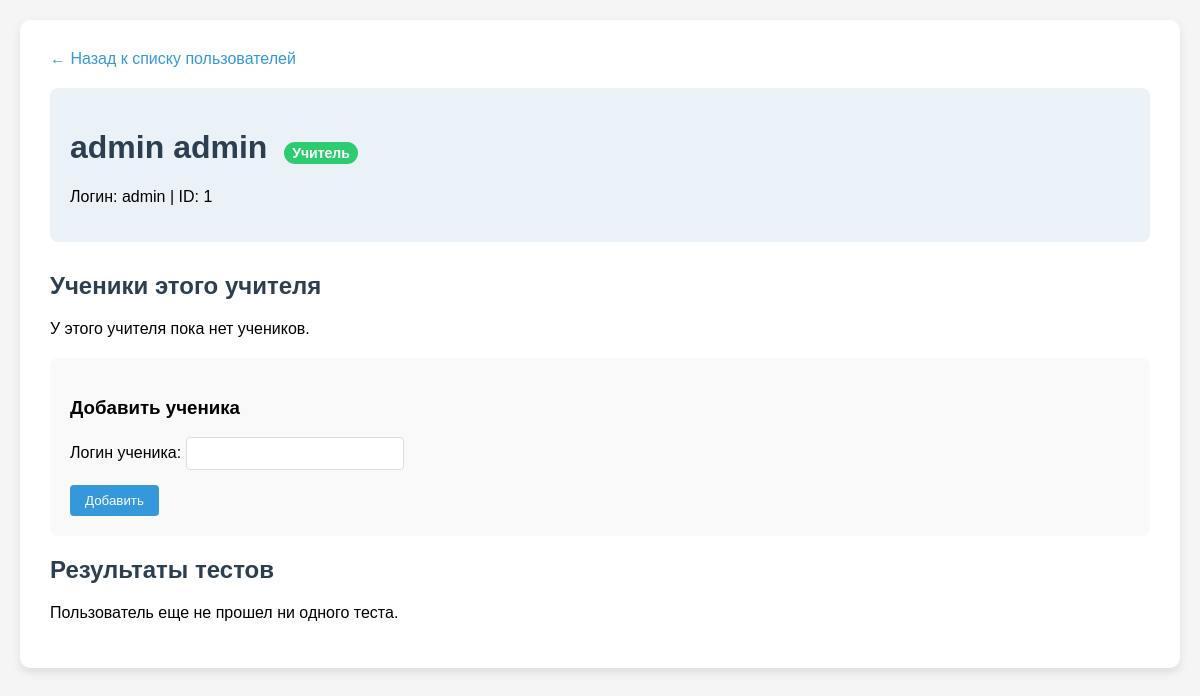
The app's page /admin/view-user/1 (signed in), older data.
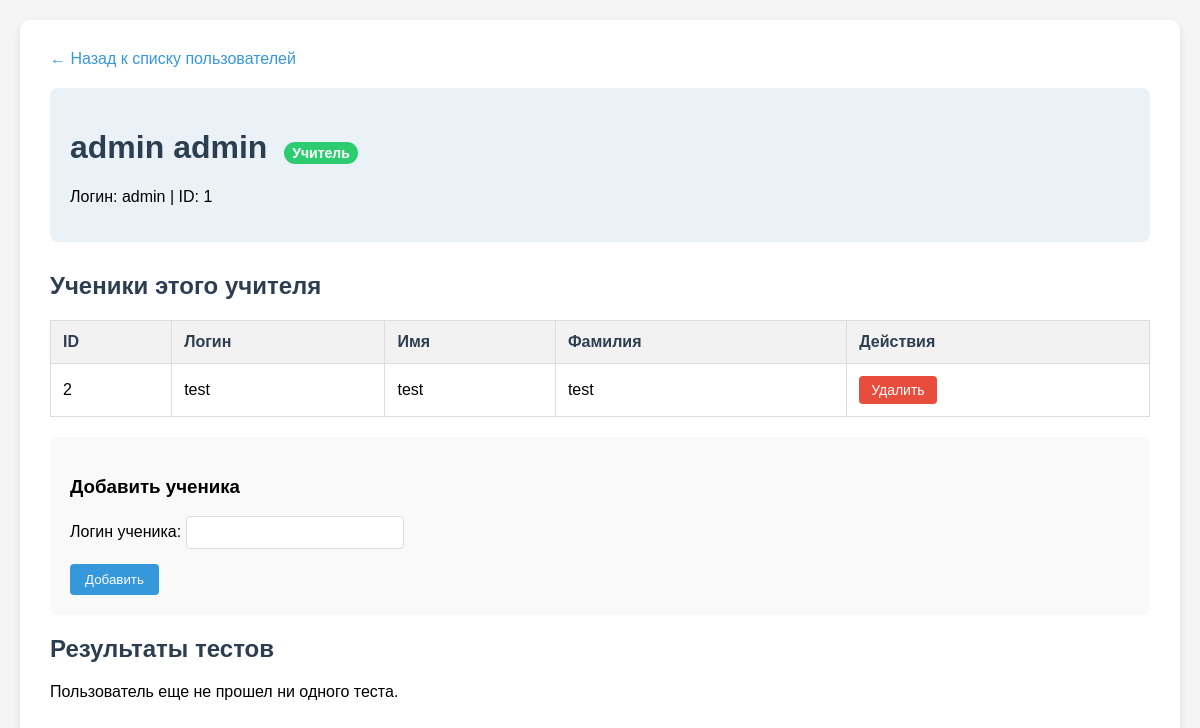
The same page, newer data.
### tables this page shows
CREATE TABLE users (id INTEGER PRIMARY KEY AUTOINCREMENT, username TEXT UNIQUE NOT NULL, name TEXT, surname TEXT, password TEXT NOT NULL);

### app.py (the view)
@app.route('/admin/view-user/<int:user_id>')
def admin_view_user(user_id):
    if not is_admin():
        flash('Доступ запрещен', 'error')
        return redirect(url_for('home'))
    conn = sqlite3.connect(DB_PATH)
    cursor = conn.cursor()
    cursor.execute("SELECT id, username, name, surname FROM users WHERE id = ?", (user_id,))
    user = cursor.fetchone()
    if not user:
        flash('Пользователь не найден', 'error')
        return redirect(url_for('admin_panel'))
    user_info = {'id': user[0], 'username': user[1], 'name': user[2], 'surname': user[3], 'is_teacher': is_user_teacher(user_id)}
    students = []
    if user_info['is_teacher']:
        cursor.execute("SELECT u.id, u.username, u.name, u.surname FROM teacher_students ts JOIN users u ON ts.student_id = u.id WHERE ts.teacher_id = ?", (user_id,))
        students = [{'id': row[0], 'username': row[1], 'name': row[2], 'surname': row[3]} for row in cursor.fetchall()]
    cursor.execute("SELECT a.id, a.test_id, a.score, a.timestamp, t.time FROM attempts a JOIN tests t ON a.test_id = t.id WHERE a.user_id = ? ORDER BY a.timestamp DESC", (user_id,))
    attempts = [{'id': row[0], 'test_id': row[1], 'score': row[2], 'timestamp': row[3], 'time': row[4]} for row in cursor.fetchall()]
    conn.close()
    return render_template('admin_user_view.html', user_info=user_info, students=students, attempts=attempts, current_user=session.get('user_info'))

### app.py (called while the page is built)
def is_admin():
    return 'user_info' in session and session['user_info'].get('username') == 'admin'

def is_user_teacher(user_id):
    conn = sqlite3.connect(DB_PATH)
    cursor = conn.cursor()
    cursor.execute("SELECT 1 FROM teachers WHERE user_id = ?", (user_id,))
    result = cursor.fetchone() is not None
    conn.close()
    return result

### templates/admin_user_view.html (shortened to what this page needs)
<!DOCTYPE html>
<html lang="ru">
<head>
</head>
<body>
    <div class="container">
        <a href="{{ url_for('admin_panel') }}" class="back-link">← Назад к списку пользователей</a>
        <div class="user-header">
            <h1>
                {{ user_info.name }} {{ user_info.surname }}
                {% if user_info.is_teacher %}
                <span class="teacher-badge">Учитель</span>
                {% endif %}
            </h1>
            <p>Логин: {{ user_info.username }} | ID: {{ user_info.id }}</p>
        </div>
        {% if user_info.is_teacher %}
        <h2>Ученики этого учителя</h2>
        {% if students %}
        <table>
            <thead>
                <tr>
                    <th>ID</th>
                    <th>Логин</th>
                    <th>Имя</th>
                    <th>Фамилия</th>
                    <th>Действия</th>
                </tr>
            </thead>
            <tbody>
                {% for student in students %}
                <tr>
                    <td>{{ student.id }}</td>
                    <td>{{ student.username }}</td>
                    <td>{{ student.name }}</td>
                    <td>{{ student.surname }}</td>
                    <td>
                        <form method="POST" action="{{ url_for('admin_remove_student') }}" style="display: inline;">
                            <button type="submit" class="btn btn-danger">Удалить</button>
                        </form>
                    </td>
                </tr>
                {% endfor %}
            </tbody>
        </table>
        {% else %}
        <p>У этого учителя пока нет учеников.</p>
        {% endif %}
        <div class="add-student-form">
            <h3>Добавить ученика</h3>
            <form method="POST" action="{{ url_for('admin_add_student') }}">
                <div class="form-group">
                    <label for="student_username">Логин ученика:</label>
                    <input type="text" id="student_username" name="student_username" class="form-control" required>
                </div>
                <button type="submit" class="submit-btn">Добавить</button>
            </form>
        </div>
        {% endif %}
        <h2>Результаты тестов</h2>
        {% if attempts %}
        <table>
            <thead>
                <tr>
                    <th>Дата и время</th>
                    <th>ID теста</th>
                    <th>Результат</th>
                    <th>Длительность</th>
                    <th>Детали</th>
                </tr>
            </thead>
            <tbody>
                {% for attempt in attempts %}
                <tr>
                    <td>{{ attempt.timestamp }}</td>
                    <td>{{ attempt.test_id }}</td>
                    <td class="result-cell
                        {% if attempt.score >= 80 %}result-good
                        {% elif attempt.score >= 50 %}result-medium
                        {% else %}result-bad
                        {% endif %}">
                        {{ attempt.score }}%
                    </td>
                    <td>{{ attempt.time }} мин</td>
                    <td>
                        <a href="{{ url_for('test_result', attempt_id=attempt.id) }}">
                            Посмотреть
                        </a>
                    </td>
                </tr>
                {% endfor %}
            </tbody>
        </table>
        {% else %}
        <p>Пользователь еще не прошел ни одного теста.</p>
        {% endif %}
    </div>
</body>
</html>

Row changes from the older to the newer data that the page shows:
added users: id "2", username "test", name "test", surname "test"
Text that changed along with them:
text no longer shown: "У этого учителя пока нет учеников."
text now shown: "ID Логин Имя Фамилия Действия"
